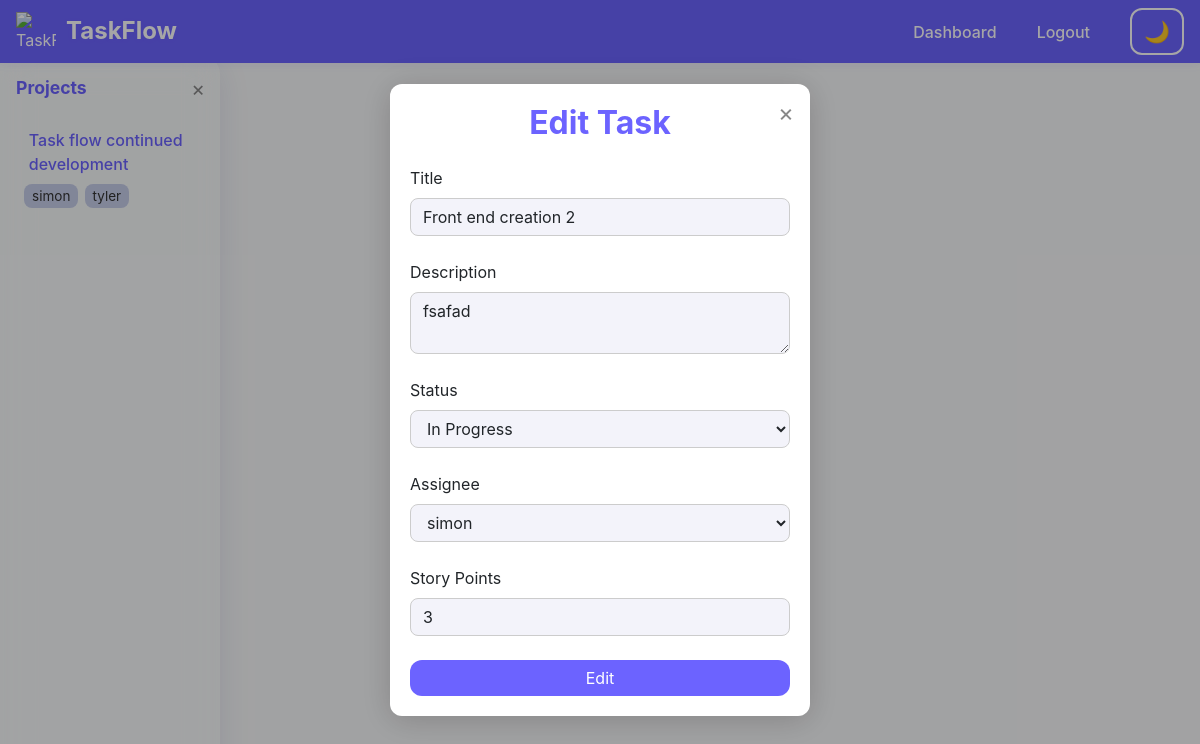
The page /tasks/16/edit (signed in) on the database as committed earlier.
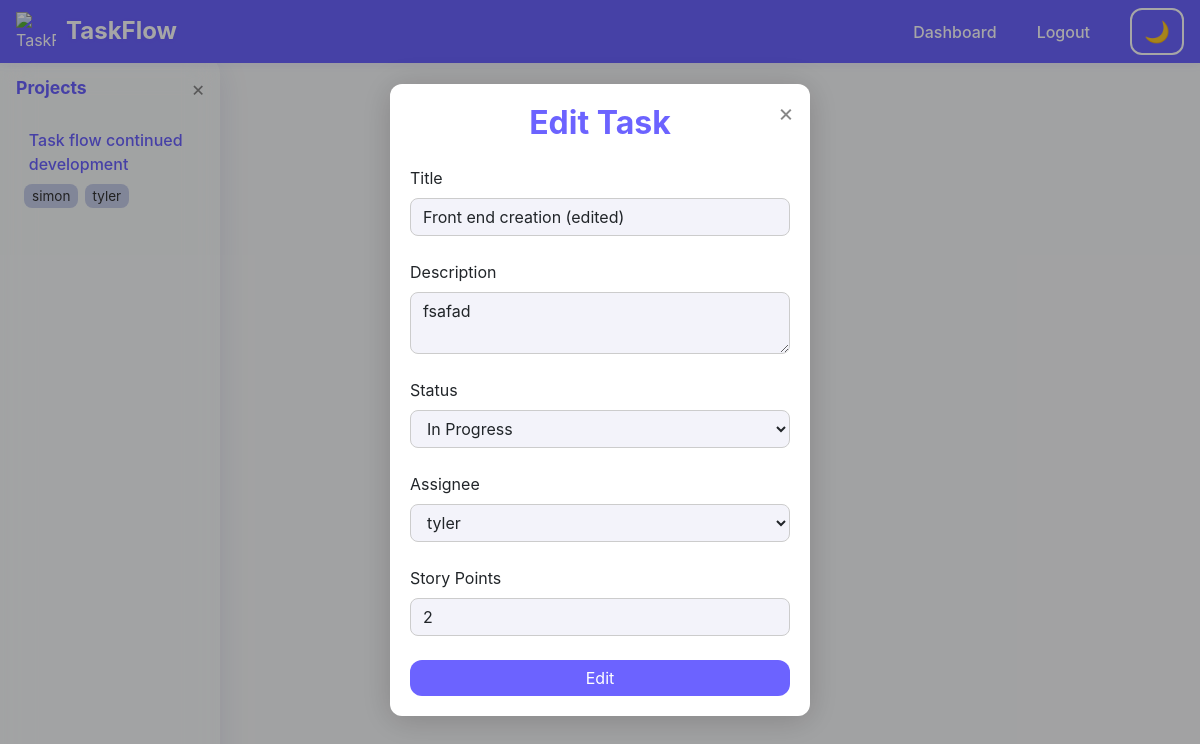
The same page on the database as committed later.
### app.py (models this page shows)
class Task(db.Model):
    id = db.Column(db.Integer, primary_key=True)
    title = db.Column(db.String(120), nullable=False)
    description = db.Column(db.Text, nullable=True)
    status = db.Column(db.String(20), nullable=False, default='Open')
    user_id = db.Column(db.Integer, db.ForeignKey('user.id'), nullable=False)
    project_id = db.Column(db.Integer, db.ForeignKey('project.id'), nullable=False)
    sprint_id = db.Column(db.Integer, db.ForeignKey('sprint.id'), nullable=True)
    assignee_id = db.Column(db.Integer, db.ForeignKey('user.id'), nullable=True)
    story_points = db.Column(db.Integer, nullable=True)

class User(db.Model):
    id = db.Column(db.Integer, primary_key=True)
    username = db.Column(db.String(80), unique=True, nullable=False)
    password = db.Column(db.String(200), nullable=False)
    role = db.Column(db.String(10), nullable=False)
    tasks = db.relationship('Task', backref='user', lazy=True, foreign_keys='Task.user_id')
    assigned_tasks = db.relationship('Task', backref='assignee', lazy=True, foreign_keys='Task.assignee_id')
    projects = db.relationship('Project', secondary=user_project, back_populates='users')

### app.py (the view, shortened to what this page needs)
@app.route('/tasks/<int:task_id>/edit', methods=['GET', 'POST'])
@login_required
def edit_task(task_id):
    task = Task.query.get_or_404(task_id)
    user = User.query.get(session['user_id'])
    projects = user.projects if session.get('role') != 'admin' else Project.query.all()
    sprints = Sprint.query.filter_by(project_id=task.project_id).all()
    users = User.query.all()
    if session.get('role') != 'admin' and user not in task.project.users:
        flash('Not authorized.', 'danger')
        return redirect(url_for('dashboard'))
    return render_template('task_form.html', action='Edit', task=task, projects=projects, sprints=sprints, users=users)

### app.py (called while the page is built)
def login_required(f):
    from functools import wraps
    @wraps(f)
    def decorated_function(*args, **kwargs):
        if 'user_id' not in session:
            flash('Please login first.', 'warning')
            return redirect(url_for('login'))
        return f(*args, **kwargs)
    return decorated_function

@app.before_request
def inject_sidebar_projects():
    g.projects = []
    g.selected_project = None
    if 'user_id' in session:
        user = User.query.get(session['user_id'])
        g.projects = user.projects if session.get('role') != 'admin' else Project.query.all()
        project_id = request.args.get('project', type=int)
        if project_id:
            g.selected_project = Project.query.get(project_id)

### templates/task_form.html (shortened to what this page needs)
{% extends 'base.html' %}
{% block content %}
<div id="task-modal-bg" style="position:fixed;top:0;left:0;width:100vw;height:100vh;z-index:2000;background:rgba(0,0,0,0.35);display:flex;align-items:center;justify-content:center;">
  <div class="card" style="max-width:420px;width:95vw;border-radius:18px;box-shadow:0 4px 32px rgba(0,0,0,0.18);background:var(--card-bg,#fff);position:relative;">
    <button onclick="closeTaskModal()" aria-label="Close" style="position:absolute;top:10px;right:10px;background:none;border:none;font-size:1.5em;color:#888;">&times;</button>
    <div class="card-body">
      <h2 class="card-title text-center mb-4" style="color:var(--accent1,#6c63ff);font-weight:bold;">{{ action }} Task</h2>
      {% if task %}
      <form method="POST" action="{{ url_for('edit_task', task_id=task.id) }}" aria-label="Edit task form">
      {% endif %}
        <label for="title">Title</label>
        <input id="title" name="title" placeholder="Title" class="form-control" value="{{ task.title if task else '' }}" required autofocus><br>
        <label for="description">Description</label>
        <textarea id="description" name="description" placeholder="Description" class="form-control">{{ task.description if task else '' }}</textarea><br>
        <label for="status">Status</label>
        <select id="status" name="status" class="form-control" required>
          <option value="In Progress" {% if task and task.status == 'In Progress' %}selected{% endif %}>In Progress</option>
        </select><br>
        <label for="assignee_id">Assignee</label>
        <select id="assignee_id" name="assignee_id" class="form-control">
          {% set assignees = project_users if project_users is defined else (task.project.users if task else (projects[0].users if projects|length == 1 else [])) %}
          {% for user in assignees %}
            <option value="{{ user.id }}" {% if (task and task.assignee_id == user.id) %}selected{% endif %}>{{ user.username }}</option>
          {% endfor %}
        </select><br>
        <label for="story_points">Story Points</label>
        <input id="story_points" name="story_points" type="number" min="0" class="form-control" value="{{ task.story_points if task and task.story_points is not none else '' }}" placeholder="e.g. 3"><br>
        <button class="btn btn-primary btn-block" style="border-radius:8px;">{{ action }}</button>
      </form>
    </div>
  </div>
</div>
{% endblock %}

Rows that differ between the two databases and show on the page:
changed Task "fsafad": title "Front end creation 2" → "Front end creation (edited)"; assignee_id "simon" → "tyler"; story_points "3" → "2"
